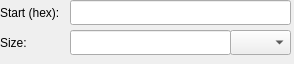
<?xml version="1.0" encoding="UTF-8"?>
<ui version="4.0">
 <class>hadesvm::cereon::ResidentRamUnitEditor</class>
 <widget class="QWidget" name="hadesvm::cereon::ResidentRamUnitEditor">
  <property name="geometry">
   <rect>
    <x>0</x>
    <y>0</y>
    <width>294</width>
    <height>64</height>
   </rect>
  </property>
  <property name="windowTitle">
   <string>Form</string>
  </property>
  <widget class="QLabel" name="startAddressLabel">
   <property name="geometry">
    <rect>
     <x>0</x>
     <y>0</y>
     <width>71</width>
     <height>25</height>
    </rect>
   </property>
   <property name="text">
    <string>Start (hex):</string>
   </property>
  </widget>
  <widget class="QLineEdit" name="startAddressLineEdit">
   <property name="geometry">
    <rect>
     <x>70</x>
     <y>0</y>
     <width>221</width>
     <height>25</height>
    </rect>
   </property>
  </widget>
  <widget class="QLabel" name="sizeLabel">
   <property name="geometry">
    <rect>
     <x>0</x>
     <y>30</y>
     <width>71</width>
     <height>25</height>
    </rect>
   </property>
   <property name="text">
    <string>Size:</string>
   </property>
  </widget>
  <widget class="QLineEdit" name="sizeNumberOfUnitsLineEdit">
   <property name="geometry">
    <rect>
     <x>70</x>
     <y>30</y>
     <width>161</width>
     <height>25</height>
    </rect>
   </property>
  </widget>
  <widget class="QComboBox" name="sizeUnitComboBox">
   <property name="geometry">
    <rect>
     <x>230</x>
     <y>30</y>
     <width>61</width>
     <height>25</height>
    </rect>
   </property>
  </widget>
 </widget>
 <resources/>
 <connections>
  <connection>
   <sender>startAddressLineEdit</sender>
   <signal>textChanged(QString)</signal>
   <receiver>hadesvm::cereon::ResidentRamUnitEditor</receiver>
   <slot>_onStartAddressLineEditTextChanged(QString)</slot>
   <hints>
    <hint type="sourcelabel">
     <x>205</x>
     <y>12</y>
    </hint>
    <hint type="destinationlabel">
     <x>146</x>
     <y>31</y>
    </hint>
   </hints>
  </connection>
  <connection>
   <sender>sizeNumberOfUnitsLineEdit</sender>
   <signal>textChanged(QString)</signal>
   <receiver>hadesvm::cereon::ResidentRamUnitEditor</receiver>
   <slot>_onSizeNumberOfUnitsLineEditTextChanged(QString)</slot>
   <hints>
    <hint type="sourcelabel">
     <x>175</x>
     <y>42</y>
    </hint>
    <hint type="destinationlabel">
     <x>146</x>
     <y>31</y>
    </hint>
   </hints>
  </connection>
  <connection>
   <sender>sizeUnitComboBox</sender>
   <signal>currentIndexChanged(int)</signal>
   <receiver>hadesvm::cereon::ResidentRamUnitEditor</receiver>
   <slot>_onSizeUnitComboBoxCurrentIndexChanged(int)</slot>
   <hints>
    <hint type="sourcelabel">
     <x>260</x>
     <y>42</y>
    </hint>
    <hint type="destinationlabel">
     <x>146</x>
     <y>31</y>
    </hint>
   </hints>
  </connection>
 </connections>
 <slots>
  <slot>_onStartAddressLineEditTextChanged(QString)</slot>
  <slot>_onSizeNumberOfUnitsLineEditTextChanged(QString)</slot>
  <slot>_onSizeUnitComboBoxCurrentIndexChanged(int)</slot>
 </slots>
</ui>
